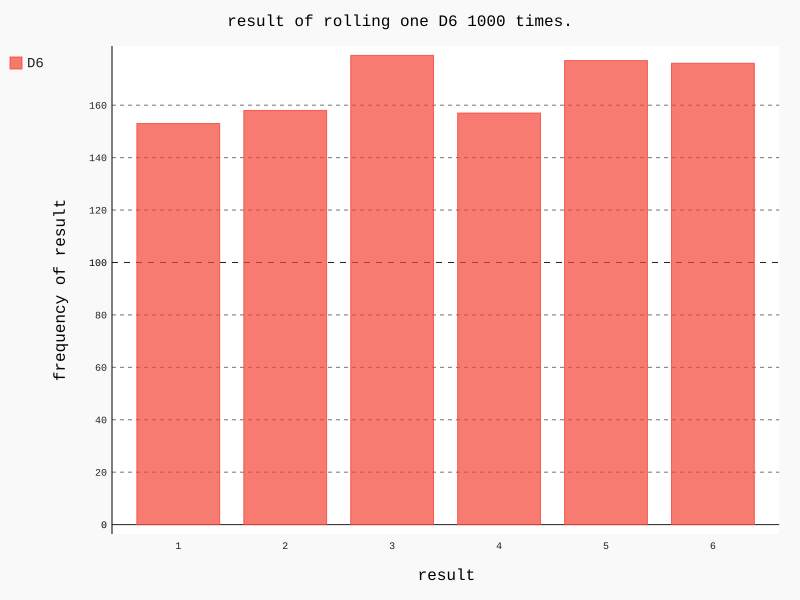

Write the Python code that produced this figure.
from die import Die
import pygal

die = Die()

results = []
for roll_num in range(1000):
    result = die.roll()
    results.append(result)

frequencies = []
for value in range(1, die.num_sides + 1):
    frequency = results.count(value)
    frequencies.append(frequency)

hist = pygal.Bar()
hist.title = "result of rolling one D6 1000 times."
hist.x_labels = ['1', '2', '3', '4', '5', '6']
hist.x_title = "result"
hist.y_title = "frequency of result"

hist.add('D6', frequencies)
hist.render_to_file('die_visual.svg')
